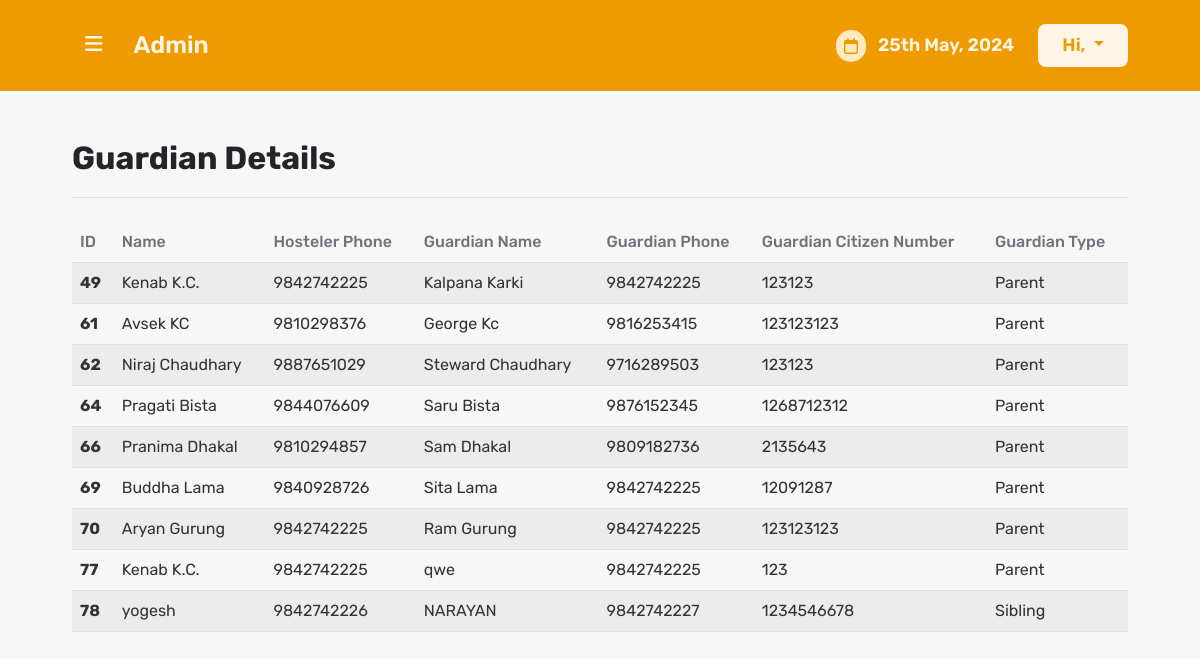
The app's page /html/admin-panel/guardian-detail.php, older data.
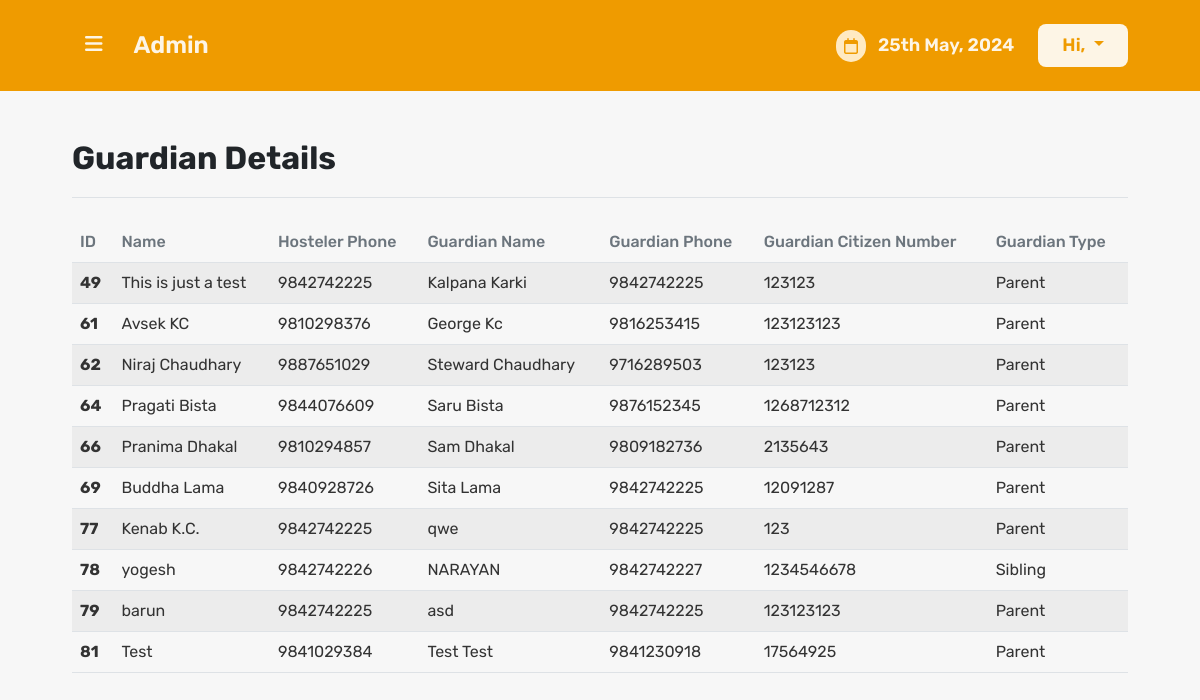
The same page, newer data.
### tables this page shows
CREATE TABLE `users` (
  `id` int(11) NOT NULL,
  `name` varchar(255) NOT NULL,
  `email` varchar(255) NOT NULL,
  `gender` varchar(10) NOT NULL,
  `course` varchar(100) NOT NULL,
  `password` varchar(255) NOT NULL,
  `phone_number` varchar(15) NOT NULL,
  `dob` date NOT NULL,
  `guardian_name` varchar(255) NOT NULL,
  `guardian_phone_number` varchar(15) NOT NULL,
  `guardian_citizen` varchar(255) NOT NULL,
  `guardian_type` varchar(50) NOT NULL,
  `food_category` varchar(10) NOT NULL,
  `status` varchar(255) NOT NULL,
  `created_at` timestamp NOT NULL DEFAULT current_timestamp(),
  `approved` varchar(10) DEFAULT NULL
);

### html/admin-panel/guardian-detail.php (the view, shortened to what this page needs)
<!DOCTYPE html>
<html lang="en">
<head>
  <link rel="stylesheet" href="../../assets/css/style.css" />
  <link rel="stylesheet" href="https://cdn.jsdelivr.net/npm/swiper@11/swiper-bundle.min.css" />
</head>
<body>
  <header id="header">
    <nav class="navbar navbar-expand-lg navbar-dark bg-primary pb-24 pt-24">
      <div class="container justify-content-between">
        <div class="d-flex justify-content-center gap-18 align-items-center">
          <button class="btn text-primary-tint" type="button" data-bs-toggle="offcanvas"
            data-bs-target="#offcanvasExample" aria-controls="offcanvasExample">
            <i class="fa-solid fa-bars font-20"></i>
          </button>
          <h3 class="text-gamma fw-semibold m-0 text-primary-tint">Admin</h3>
        </div>
        <div id="navbarNavAltMarkup" class="d-flex gap-24 align-items-center">
          <div class="header-time d-flex gap-12 align-items-center">
            <i class="fa-regular text-primary-tint p-8 bg-primary-tint--1 text-primary rounded-5 fa-calendar"></i>
            <?php
          $date = date("jS F, Y");
          echo "<p class='fw-semibold m-0 text-primary-tint font-18'>$date</p>"
        ?>
          </div>
          <div class="navbar-nav fw-medium">
            <?php
              include '../../db_connection.php';
              $id = mysqli_real_escape_string($conn, $_SESSION['id']);
              $sql = "SELECT * FROM admin WHERE id='$id'";
              $query = mysqli_query($conn, $sql);
              if($query) {
                echo "
                <div class='dropdown'>
  <a type='button' data-bs-toggle='dropdown' aria-expanded='false' class='nav-link dropdown-toggle btn-5 px-24 rounded-3'>Hi, $name</a>
  <ul class='dropdown-menu rounded-3'>
    <li class='d-flex gap-8 align-items-center justify-content-center'><i class='fa-solid text-primary fa-power-off'></i> <a class='logout-link text-gray-600 text-decoration-none' href='../../index.php'>Logout</a></li>
  </ul>
</div>
                ";
            } else {
                echo "User";
            }
            ?>
          </div>
        </div>
      </div>
    </nav>
  </header>
  <main>
    <section class="dashboard">
      <div class="container">
        <div class="dashboard-content">
          <div
            class="dashboard-header border-bottom border-text-gray-600 border-1 pb-12 mb-24 d-flex justify-content-between">
            <h2 class="text-beta-1">Guardian Details</h2>
          </div>
          <div class="dashboard-student-list">
            <div class="dashboard-student-list-body" style="overflow-x: auto">
              <table class="table table-striped text-nowrap">
                <thead>
                  <tr class="text-nowrap">
                    <th class="text-gray-600 fw-medium" scope="col">ID</th>
                    <th class="text-gray-600 fw-medium" scope="col">Name</th>
                    <th class="text-gray-600 fw-medium" scope="col">
                      Hosteler Phone
                    </th>
                    <th class="text-gray-600 fw-medium" scope="col">Guardian Name</th>
                    <th class="text-gray-600 fw-medium" scope="col">
                      Guardian Phone
                    </th>
                    <th class="text-gray-600 fw-medium" scope="col">
                      Guardian Citizen Number
                    </th>
                    <th class="text-gray-600 fw-medium" scope="col">
                      Guardian Type
                    </th>
                  </tr>
                </thead>
                <tbody>
                  <?php
                  $sql = "SELECT * FROM users";
                  $query = mysqli_query($conn, $sql);
                  while($result = mysqli_fetch_assoc($query)) {
                    echo "<tr>
                    <th scope='row'>".$result['id']."</th>
                    <td>".$result['name']."</td>
                    <td>".$result['phone_number']."</td>
                    <td>".$result['guardian_name']."</td>
                    <td>".$result['guardian_phone_number']."</td>
                    <td>".$result['guardian_citizen']."</td>
                    <td>".$result['guardian_type']."</td>
                  </tr>
                  <script>
                  function deleteClient(){
                    var confirmation = confirm('Do you really want to delete this client');
                    if (confirmation) {
                      window.location.href = 'delete-client.php?id=$result[id]';
                    }
                  }
                  </script>
                  ";
                  }
?>
                </tbody>
              </table>
            </div>
          </div>
        </div>
      </div>
    </section>
  </main>
</body>
</html>

Row changes from the older to the newer data that the page shows:
removed users: id "70", name "Aryan Gurung", phone_number "9842742225", guardian_name "Ram Gurung", guardian_phone_number "9842742225", guardian_citizen "123123123", guardian_type "Parent"
changed users "Kalpana Karki": name "Kenab K.C." → "This is just a test"
added users: id "79", name "barun", phone_number "9842742225", guardian_name "asd", guardian_phone_number "9842742225", guardian_citizen "123123123", guardian_type "Parent"
added users: id "81", name "Test", phone_number "9841029384", guardian_name "Test Test", guardian_phone_number "9841230918", guardian_citizen "17564925", guardian_type "Parent"
